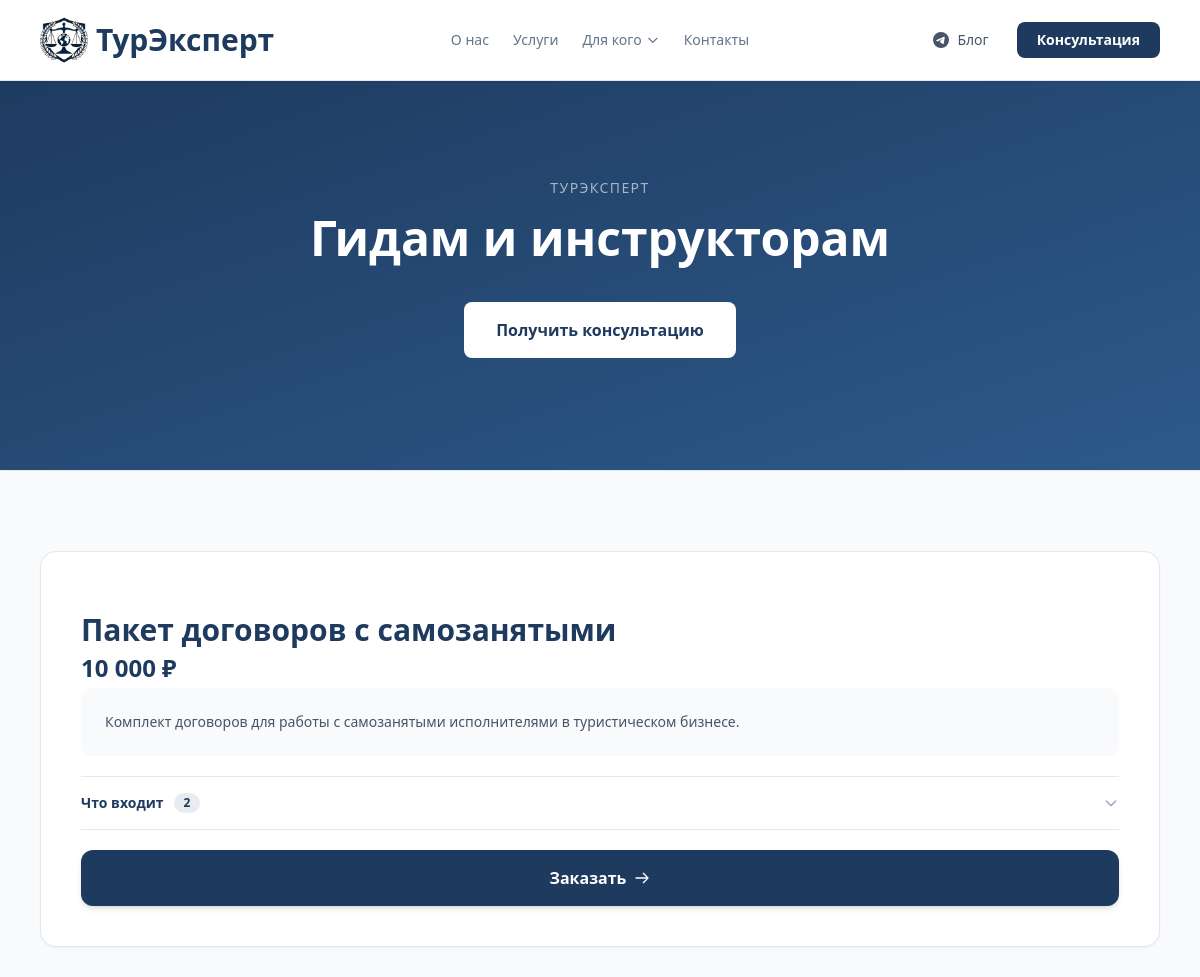
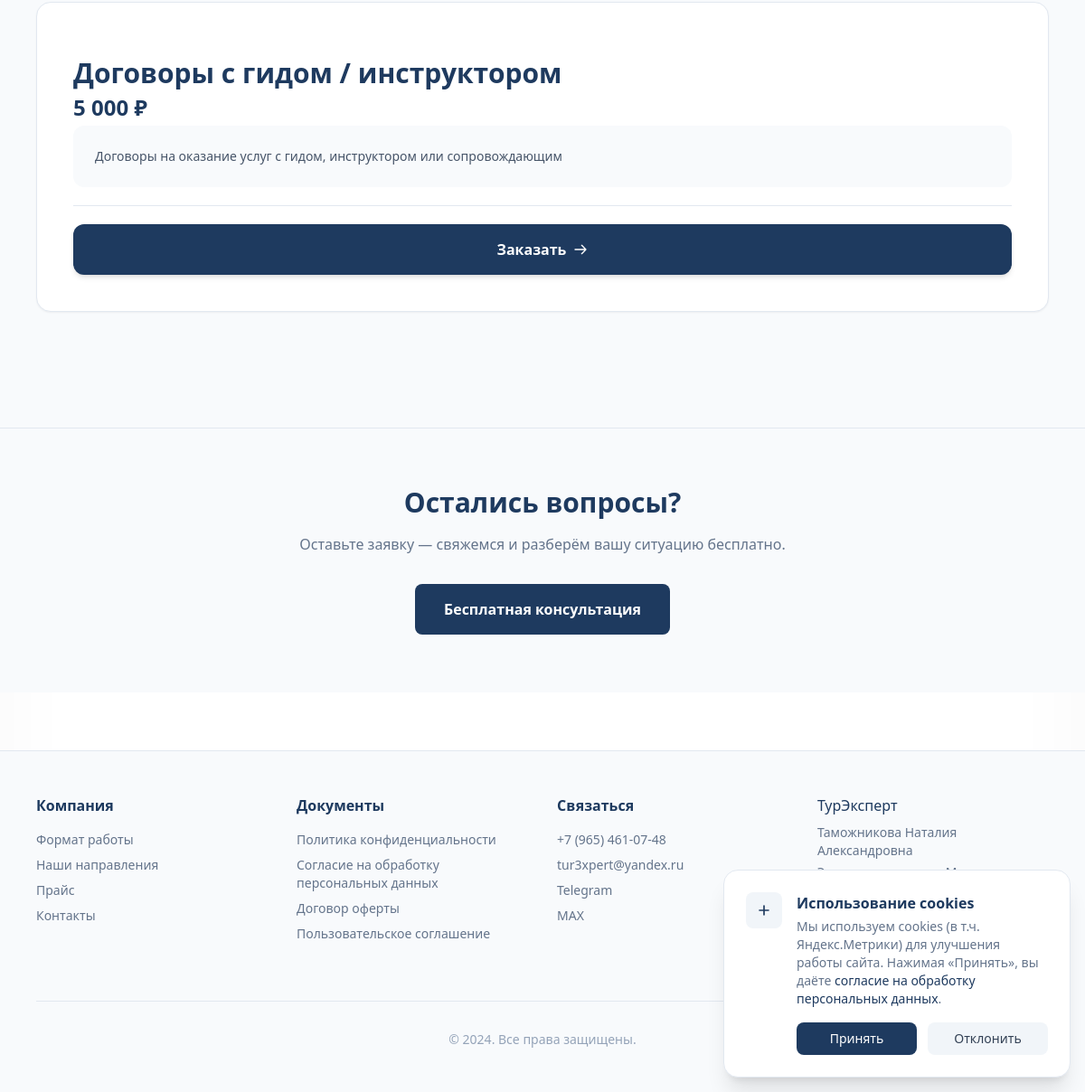
Page /dlya/gidam-i-instruktoram/ on the committed database (2 pictures, top to bottom).
### core/models.py (models this page shows, shortened)
class AudiencePage(models.Model):
    slug = models.SlugField("URL (slug)", unique=True, allow_unicode=True)
    title = models.CharField("Заголовок", max_length=200)
    subtitle = models.CharField("Подзаголовок", max_length=400, blank=True)
    content = models.TextField("Основной текст", blank=True)
    meta_description = models.CharField("Meta description (SEO)", max_length=300, blank=True)
    is_published = models.BooleanField("Опубликована", default=False)
    order = models.PositiveIntegerField("Порядок в меню", default=0)
    class Meta:
        verbose_name = "Страница аудитории"
        verbose_name_plural = "Страницы аудиторий"
        ordering = ['order']

class PriceCard(models.Model):
    CARD_TYPES = (
        ('wide', 'Широкая'),
        ('thin', 'Тонкая'),
    )
    title = models.CharField(max_length=200, verbose_name="Название услуги")
    price_display = models.CharField(max_length=100, verbose_name="Цена (текст)")
    description = models.TextField(blank=True, verbose_name="Описание")
    button_text = models.CharField(max_length=50, default="Заказать", verbose_name="Текст кнопки")
    is_highlighted = models.BooleanField(default=False, verbose_name="Выделенная карточка")
    icon_svg = models.TextField(blank=True, null=True, verbose_name="SVG иконка (код)")
    card_type = models.CharField(max_length=10, choices=CARD_TYPES, default='thin', verbose_name="Тип карточки")
    detail_page = models.ForeignKey(
        InfoPage, on_delete=models.SET_NULL, blank=True, null=True,
        verbose_name="Страница подробнее"
    )
    audience = models.ForeignKey(
        AudiencePage, on_delete=models.SET_NULL, blank=True, null=True,
        verbose_name="Страница аудитории"
    )
    order = models.PositiveIntegerField(default=0, verbose_name="Порядок")
    class Meta:
        verbose_name = "Ценовая карточка"
        verbose_name_plural = "Ценовые карточки"
        ordering = ['order']

### core/views.py (the view)
# urls.py: path('dlya/<slug:slug>/', views.audience_page, name='audience_page'),
def audience_page(request, slug):
    page = get_object_or_404(AudiencePage, slug=slug, is_published=True)
    context = {
        'page': page,
        'wide_cards': PriceCard.objects.filter(card_type='wide', audience=page),
        'thin_cards': PriceCard.objects.filter(card_type='thin', audience=page),
        'info_cards': InfoCard.objects.filter(audience=page),
    }
    return render(request, 'core/audience.html', context)

### core/templates/core/audience.html (shortened to what this page needs)
{% extends 'base.html' %}
{% load static %}
{% block content %}
<section class="relative bg-gradient-to-br from-[#1e3a5f] to-[#2d5a8a] py-20 md:py-28">
    <div class="max-w-4xl mx-auto px-4 text-center">
        <p class="text-white/60 text-sm uppercase tracking-widest mb-4">ТурЭксперт</p>
        <h1 class="text-4xl md:text-5xl font-bold text-white mb-6">{{ page.title }}</h1>
        <div class="mt-10">
            <a href="#" onclick="openModal(); return false;" class="inline-flex items-center justify-center px-8 py-4 bg-white text-[#1e3a5f] hover:bg-white/90 font-semibold rounded-lg transition-colors">
                Получить консультацию
            </a>
        </div>
    </div>
</section>
{% if wide_cards or thin_cards or info_cards %}
<section class="py-20 bg-slate-50 border-t border-slate-200">
    <div class="max-w-6xl mx-auto px-4">
        {% if wide_cards %}
        <div class="grid grid-cols-1 gap-8 mb-12">
            {% for card in wide_cards %}
            {% with items=card.accordion_items.all %}
            <div class="rounded-2xl p-8 md:p-10 shadow-sm hover:shadow-lg transition-all duration-300 flex flex-col {% if card.is_highlighted %}text-white{% else %}text-slate-900 border border-slate-200 bg-white{% endif %}"
                 {% if card.is_highlighted %}style="background:linear-gradient(160deg,#2d5a8a 0%,#1e3a5f 55%,#152c4a 100%);box-shadow:0 26px 60px -26px rgba(30,58,95,.65),inset 0 1px 0 rgba(255,255,255,.07)"{% endif %}>
                <h3 class="text-2xl md:text-3xl font-bold {% if card.is_highlighted %}text-white{% else %}text-[#1e3a5f]{% endif %} mb-1 leading-tight">{{ card.title }}</h3>
                <p class="text-2xl font-bold {% if card.is_highlighted %}text-white{% else %}text-[#1e3a5f]{% endif %} mb-1">{{ card.price_display }}</p>
                {% if card.description %}
                <div class="{% if card.is_highlighted %}bg-white/10{% else %}bg-slate-50{% endif %} rounded-xl p-6 mb-5 text-sm {% if card.is_highlighted %}text-white/80{% else %}text-slate-600{% endif %}">
                    {{ card.description|linebreaks }}
                </div>
                {% else %}
                <div class="mb-5"></div>
                {% endif %}
                {% if card.detail_page %}
                <div class="mt-auto pt-5">
                    <a href="{% url 'info_page' slug=card.detail_page.slug %}" class="w-full inline-flex items-center justify-center gap-2 px-8 py-4 {% if card.is_highlighted %}bg-white text-[#1e3a5f] hover:bg-white/90{% else %}bg-[#1e3a5f] text-white hover:bg-[#2d5a8a]{% endif %} font-bold rounded-xl transition-all duration-200 hover:-translate-y-0.5 shadow-md hover:shadow-lg">
                        Подробнее
                        <svg class="w-4 h-4" fill="none" stroke="currentColor" viewBox="0 0 24 24">
                            <path stroke-linecap="round" stroke-linejoin="round" stroke-width="2" d="M14 5l7 7m0 0l-7 7m7-7H3"/>
                        </svg>
                    </a>
                </div>
                {% else %}
                <hr class="{% if card.is_highlighted %}border-white/15{% else %}border-slate-200{% endif %} mb-0">
                {% if items %}
                <div class="pkg-acc">
                    <button type="button" class="pkg-acc-btn w-full flex items-center justify-between py-4 text-left">
                        <span class="flex items-center gap-2.5 text-sm font-bold {% if card.is_highlighted %}text-white{% else %}text-[#1e3a5f]{% endif %}">
                            Что входит
                            <span class="text-xs font-bold px-2.5 py-0.5 rounded-full {% if card.is_highlighted %}bg-white/15 text-white/90{% else %}bg-[#1e3a5f]/10 text-[#1e3a5f]{% endif %}">{{ items|length }}</span>
                        </span>
                        <svg class="pkg-acc-chev w-4 h-4 flex-shrink-0 {% if card.is_highlighted %}text-white/50{% else %}text-slate-400{% endif %}" fill="none" stroke="currentColor" viewBox="0 0 24 24">
                            <path stroke-linecap="round" stroke-linejoin="round" stroke-width="2" d="M19 9l-7 7-7-7"/>
                        </svg>
                    </button>
                </div>
                <hr class="{% if card.is_highlighted %}border-white/15{% else %}border-slate-200{% endif %} mb-5">
                {% else %}
                <div class="mb-5"></div>
                {% endif %}
                <div class="mt-auto">
                    <a href="#" onclick="openModal(); return false;" class="w-full inline-flex items-center justify-center gap-2 px-8 py-4 {% if card.is_highlighted %}bg-white text-[#1e3a5f] hover:bg-white/90{% else %}bg-[#1e3a5f] text-white hover:bg-[#2d5a8a]{% endif %} font-bold rounded-xl transition-all duration-200 hover:-translate-y-0.5 shadow-md hover:shadow-lg">
                        {{ card.button_text }}
                        <svg class="w-4 h-4" fill="none" stroke="currentColor" viewBox="0 0 24 24">
                            <path stroke-linecap="round" stroke-linejoin="round" stroke-width="2" d="M14 5l7 7m0 0l-7 7m7-7H3"/>
                        </svg>
                    </a>
                </div>
                {% endif %}
            </div>
            {% endwith %}
            {% endfor %}
        </div>
        {% endif %}
    </div>
</section>
{% endif %}
<section class="py-16 bg-slate-50 border-t border-slate-200">
    <div class="max-w-2xl mx-auto px-4 text-center">
        <h2 class="text-2xl md:text-3xl font-bold text-[#1e3a5f] mb-4">Остались вопросы?</h2>
        <p class="text-slate-500 mb-8">Оставьте заявку — свяжемся и разберём вашу ситуацию бесплатно.</p>
        <a href="#" onclick="openModal(); return false;" class="inline-flex items-center justify-center px-8 py-4 bg-[#1e3a5f] hover:bg-[#2d5a8a] text-white font-semibold rounded-lg transition-colors">
            Бесплатная консультация
        </a>
    </div>
</section>
{% endblock %}

### theme/templates/base.html (style rules this page uses)
html { scroll-behavior: smooth; scroll-padding-top: 80px; }
* { -webkit-font-smoothing: antialiased; -moz-osx-font-smoothing: grayscale; }
body { box-shadow: inset 0 0 100px rgba(0,0,0,0.03); }
.rounded-xl { border-radius: 13px; }
.rounded-2xl { border-radius: 17px; }
.rounded-lg { border-radius: 7px; }

### core/templates/core/audience.html (style rules this page uses)
.pkg-acc-chev { transition:transform .3s cubic-bezier(.4,0,.2,1); }

### rows in the picture
AudiencePage: title "Гидам и инструкторам"
PriceCard: title "Пакет договоров с самозанятыми", price_display "10 000 ₽", description "Комплект договоров для работы с самозанятыми исполнителями в туристическом бизнесе.", is_highlighted False (drawn), accordion_items.all|length "2", button_text "Заказать"
PriceCard: title "Договоры с гидом / инструктором", price_display "5 000 ₽", description "Договоры на оказание услуг с гидом, инструктором или сопровождающим", is_highlighted False (drawn), button_text "Заказать"
